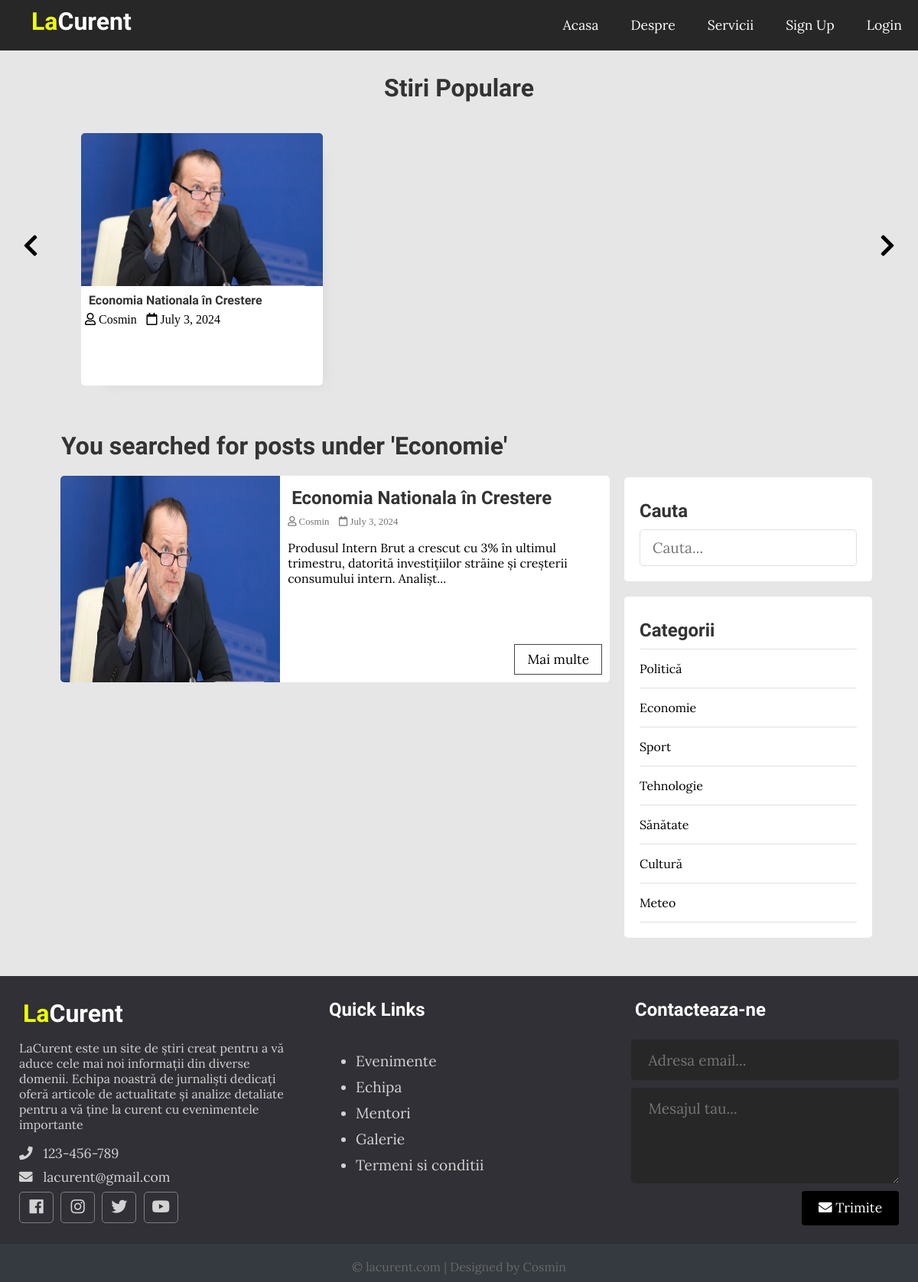
The page /index.php?t_id=3&name=Economie on the database its author committed.
### tables this page shows
CREATE TABLE `posts` (
  `id` int(11) NOT NULL,
  `user_id` int(11) NOT NULL,
  `topic_id` int(11) DEFAULT NULL,
  `title` varchar(255) NOT NULL,
  `image` varchar(255) NOT NULL,
  `body` text NOT NULL,
  `published` tinyint(4) NOT NULL,
  `created_at` datetime NOT NULL DEFAULT current_timestamp()
);

CREATE TABLE `users` (
  `id` int(11) NOT NULL,
  `admin` tinyint(4) NOT NULL,
  `username` varchar(255) NOT NULL,
  `email` varchar(255) NOT NULL,
  `password` varchar(255) NOT NULL,
  `created_at` timestamp NOT NULL DEFAULT current_timestamp()
);

CREATE TABLE `topics` (
  `id` int(11) NOT NULL,
  `name` varchar(100) NOT NULL,
  `description` text NOT NULL
);

### app/database/db.php (called while the page is built, shortened)
<?php
require('connect.php');
function executeQuery($sql, $data)
{
    global $conn;
    $stmt = $conn->prepare($sql);
    $values = array_values($data);
    $types = str_repeat('s', count($values));
    $stmt->bind_param($types, ...$values);
    $stmt->execute();
    return $stmt;
}
function selectAll($table, $conditions = [])
{
    global $conn;
    $sql = "SELECT * FROM $table";
    if (empty($conditions)) {
        $stmt = $conn->prepare($sql);
        $stmt->execute();
        $records = $stmt->get_result()->fetch_all(MYSQLI_ASSOC);
        return $records;
    }
}
function getPostsByTopicId($topic_id)
{
    $sql = "SELECT p.*, u.username FROM posts AS p JOIN users AS u ON p.user_id=u.id WHERE p.published=? AND topic_id=?";
    $stmt = executeQuery($sql, ['published' => 1, 'topic_id' => $topic_id]);
    $records = $stmt->get_result()->fetch_all(MYSQLI_ASSOC);
    return $records;
}

### app/controllers/topics.php (called while the page is built, shortened)
<?php
include(ROOT_PATH . "/app/database/db.php");
$table = 'topics';
$topics = selectAll($table);

### index.php (the view, shortened to what this page needs)
<?php
include(ROOT_PATH . "/app/controllers/topics.php");
$posts = array();
$postsTitle = 'Stiri recente';
if (isset($_GET['t_id'])) {
  $posts = getPostsByTopicId($_GET['t_id']);
  $postsTitle = "You searched for posts under '" . $_GET['name'] . "'";
} else if (isset($_POST['search-term'])) {
  $postsTitle = "You searched for '" . $_POST['search-term'] . "'";
  $posts = searchPosts($_POST['search-term']);
} else {
  $posts = getPublishedPosts();
}
?>
<!DOCTYPE html>
<html lang="en">
<head>
  <link rel="stylesheet" href="https://use.fontawesome.com/releases/v5.7.2/css/all.css"
>
  <link rel="stylesheet" href="assets/css/style.css">
</head>
<body>
  <?php include(ROOT_PATH . "/app/includes/header.php"); ?>
  <div class="page-wrapper">
    <div class="post-slider">
      <h1 class="slider-title">Stiri Populare</h1>
      <i class="fas fa-chevron-left prev"></i>
      <i class="fas fa-chevron-right next"></i>
      <div class="post-wrapper">
        <?php foreach ($posts as $post): ?>
          <div class="post">
            <img src="<?php echo BASE_URL . '/assets/images/' . $post['image']; ?>" alt="" class="slider-image">
            <div class="post-info">
              <h4><a href="single.php?id=<?php echo $post['id']; ?>"><?php echo $post['title']; ?></a></h4>
              <i class="far fa-user"> <?php echo $post['username']; ?></i>
              <i class="far fa-calendar"> <?php echo date('F j, Y', strtotime($post['created_at'])); ?></i>
            </div>
          </div>
        <?php endforeach; ?>
      </div>
    </div>
    <div class="content clearfix">
      <div class="main-content">
        <h1 class="recent-post-title"><?php echo $postsTitle ?></h1>
        <?php foreach ($posts as $post): ?>
          <div class="post clearfix">
            <img src="<?php echo BASE_URL . '/assets/images/' . $post['image']; ?>" alt="" class="post-image">
            <div class="post-preview">
              <h2><a href="single.php?id=<?php echo $post['id']; ?>"><?php echo $post['title']; ?></a></h2>
              <i class="far fa-user"> <?php echo $post['username']; ?></i>
              <i class="far fa-calendar"> <?php echo date('F j, Y', strtotime($post['created_at'])); ?></i>
              <p class="preview-text">
                <?php echo html_entity_decode(substr($post['body'], 0, 150) . '...'); ?>
              </p>
              <a href="single.php?id=<?php echo $post['id']; ?>" class="btn read-more">Mai multe</a>
            </div>
          </div>
        <?php endforeach; ?>
      </div>
      <div class="sidebar">
        <div class="section search">
          <h2 class="section-title">Cauta</h2>
          <form action="index.php" method="post">
            <input type="text" name="search-term" class="text-input" placeholder="Cauta...">
          </form>
        </div>
        <div class="section topics">
          <h2 class="section-title">Categorii</h2>
          <ul>
            <?php foreach ($topics as $key => $topic): ?>
              <li><a href="<?php echo BASE_URL . '/index.php?t_id=' . $topic['id'] . '&name=' . $topic['name'] ?>"><?php echo $topic['name']; ?></a></li>
            <?php endforeach; ?>
          </ul>
        </div>
      </div>
    </div>
  </div>
  <?php include(ROOT_PATH . "/app/includes/footer.php"); ?>
</body>
</html>

### assets/css/style.css (style rules this page uses)
* { box-sizing: border-box; }
html, body { height: 100%; padding: 0px; margin: 0px; background: #e6e6e6; font-family: "Lora", serif; }
h1, h2, h3, h4, h5, h6 { font-family: "Candal", serif; color: #333333; margin: 5px; }
a { text-decoration: none; color: inherit; }
.clearfix::after { content: ""; display: block; clear: both; }
.btn { padding: 0.5rem 1rem; background: #000000; color: white; border: 1px solid transparent; border-radius: 0.25rem; font-size: 1.08em; font-family: "Lora", serif; }
.text-input { padding: 0.7rem 1rem; display: block; width: 100%; border-radius: 5px; border: 1px solid #e0e0e0; outline: none; color: #444; line-height: 1.5rem; font-size: 1.2em; font-family: "Lora", serif; }
.page-wrapper { min-height: 100%; }
.post-slider { position: relative; }
.post-slider .slider-title { text-align: center; margin: 30px auto; }
.post-slider .next { position: absolute; top: 50%; right: 30px; font-size: 2em; color: #000000; cursor: pointer; }
.post-slider .prev { position: absolute; top: 50%; left: 30px; font-size: 2em; color: #000000; cursor: pointer; }
.post-slider .post-wrapper { width: 84%; height: 350px; margin: 0px auto; overflow: hidden; padding: 10px 0px 10px 0px; }
.post-slider .post-wrapper .post { width: 300px; height: 330px; margin: 0px 10px; display: inline-block; background: white; border-radius: 5px; box-shadow: 1rem 1rem 1rem -1rem #a0a0a033; }
.post-slider .post-wrapper .post .post-info { height: 130px; padding: 0px 5px; }
.post-slider .post-wrapper .post .slider-image { width: 100%; height: 200px; border-top-left-radius: 5px; border-top-right-radius: 5px; }
.content { width: 90%; margin: 30px auto 30px; }
.content .main-content { width: 70%; float: left; }
.content .main-content .post { width: 95%; height: 270px; margin: 20px auto; border-radius: 5px; background: white; position: relative; }
.content .main-content .post .post-preview i { color: #757575; font-size: 0.8em; }
.content .main-content .post .preview-text { line-height: 1.5em; font-size: 1.03em; color: #444; }
.content .main-content .post .read-more { position: absolute; bottom: 10px; right: 10px; border: 1px solid #444; background: transparent; border-radius: 0px; color: #000000 !important; }
.content .main-content .post .post-image { width: 40%; height: 100%; float: left; border-top-left-radius: 5px; border-bottom-left-radius: 5px; }
.content .main-content .post .post-preview { width: 60%; padding: 10px; float: right; }
.content .main-content .recent-post-title { margin: 20px; }
.content .sidebar { width: 30%; float: left; }
.content .sidebar .section { background: white; padding: 20px; border-radius: 5px; margin-bottom: 20px; }
.content .sidebar .section .section-title { margin: 10px 0px 10px 0px; }
.content .sidebar .section.search { margin-top: 80px; }
.content .sidebar .section.topics ul { margin: 0px; padding: 0px; list-style: none; border-top: 1px solid #e0e0e0; }
.content .sidebar .section.topics ul li a { display: block; padding: 15px 0px 15px 0px; border-bottom: 1px solid #e0e0e0; transition: all 0.3s; }

### rows shown on the page
posts: image (picture), title "Economia Nationala în Crestere", user.username "Cosmin", created_at "July 3, 2024", body "Produsul Intern Brut a crescut cu 3% în ultimul trimestru, datorită investițiilor străine și creșterii consumului intern. Analișt..."
topics: name "Politică"
topics: name "Economie"
topics: name "Sport"
topics: name "Tehnologie"
topics: name "Sănătate"
topics: name "Cultură"
topics: name "Meteo"

### other values the page prints
$postsTitle "You searched for posts under 'Economie'"
